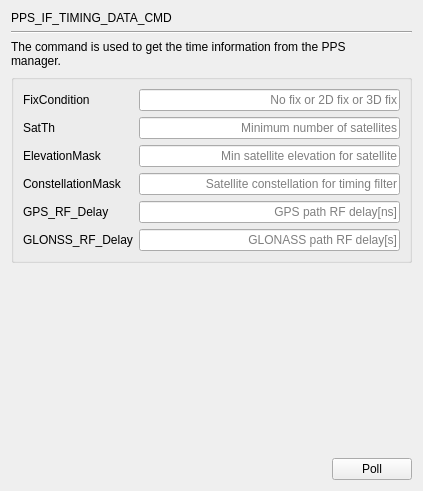
     <widget class="QWidget" name="page_PPS_IF_TIMING_DATA_CMD">
      <layout class="QGridLayout" name="gridLayout_27">
       <item row="0" column="0">
        <widget class="QLabel" name="label_72">
         <property name="text">
          <string>PPS_IF_TIMING_DATA_CMD</string>
         </property>
        </widget>
       </item>
       <item row="1" column="0" colspan="2">
        <widget class="Line" name="line_18">
         <property name="orientation">
          <enum>Qt::Horizontal</enum>
         </property>
        </widget>
       </item>
       <item row="2" column="0" colspan="2">
        <widget class="QLabel" name="label_21">
         <property name="text">
          <string>The command is used to get the time information from the PPS 
manager.</string>
         </property>
        </widget>
       </item>
       <item row="3" column="0" colspan="2">
        <widget class="QGroupBox" name="groupBox_9">
         <property name="title">
          <string/>
         </property>
         <layout class="QGridLayout" name="gridLayout_26">
          <item row="0" column="0">
           <widget class="QLabel" name="label_22">
            <property name="text">
             <string>FixCondition</string>
            </property>
           </widget>
          </item>
          <item row="0" column="1">
           <widget class="QLineEdit" name="lineEdit_TIMING_FixCondition">
            <property name="alignment">
             <set>Qt::AlignRight|Qt::AlignTrailing|Qt::AlignVCenter</set>
            </property>
            <property name="readOnly">
             <bool>true</bool>
            </property>
            <property name="placeholderText">
             <string>No fix or 2D fix or 3D fix</string>
            </property>
           </widget>
          </item>
          <item row="1" column="0">
           <widget class="QLabel" name="label_23">
            <property name="text">
             <string>SatTh</string>
            </property>
           </widget>
          </item>
          <item row="1" column="1">
           <widget class="QLineEdit" name="lineEdit_TIMING_SatTh">
            <property name="alignment">
             <set>Qt::AlignRight|Qt::AlignTrailing|Qt::AlignVCenter</set>
            </property>
            <property name="readOnly">
             <bool>true</bool>
            </property>
            <property name="placeholderText">
             <string>Minimum number of satellites</string>
            </property>
           </widget>
          </item>
          <item row="2" column="0">
           <widget class="QLabel" name="label_24">
            <property name="text">
             <string>ElevationMask</string>
            </property>
           </widget>
          </item>
          <item row="2" column="1">
           <widget class="QLineEdit" name="lineEdit_TIMING_ElevationMask">
            <property name="alignment">
             <set>Qt::AlignRight|Qt::AlignTrailing|Qt::AlignVCenter</set>
            </property>
            <property name="readOnly">
             <bool>true</bool>
            </property>
            <property name="placeholderText">
             <string>Min satellite elevation for satellite</string>
            </property>
           </widget>
          </item>
          <item row="3" column="0">
           <widget class="QLabel" name="label_25">
            <property name="text">
             <string>ConstellationMask</string>
            </property>
           </widget>
          </item>
          <item row="3" column="1">
           <widget class="QLineEdit" name="lineEdit_TIMING_ConstellationMask">
            <property name="alignment">
             <set>Qt::AlignRight|Qt::AlignTrailing|Qt::AlignVCenter</set>
            </property>
            <property name="readOnly">
             <bool>true</bool>
            </property>
            <property name="placeholderText">
             <string>Satellite constellation for timing filter</string>
            </property>
           </widget>
          </item>
          <item row="4" column="0">
           <widget class="QLabel" name="label_26">
            <property name="text">
             <string>GPS_RF_Delay</string>
            </property>
           </widget>
          </item>
          <item row="4" column="1">
           <widget class="QLineEdit" name="lineEdit_TIMING_GPS_RF_Delay">
            <property name="alignment">
             <set>Qt::AlignRight|Qt::AlignTrailing|Qt::AlignVCenter</set>
            </property>
            <property name="readOnly">
             <bool>true</bool>
            </property>
            <property name="placeholderText">
             <string>GPS path RF delay[ns]</string>
            </property>
           </widget>
          </item>
          <item row="5" column="0">
           <widget class="QLabel" name="label_27">
            <property name="text">
             <string>GLONSS_RF_Delay</string>
            </property>
           </widget>
          </item>
          <item row="5" column="1">
           <widget class="QLineEdit" name="lineEdit_TIMING_GLONSS_RF_Delay">
            <property name="alignment">
             <set>Qt::AlignRight|Qt::AlignTrailing|Qt::AlignVCenter</set>
            </property>
            <property name="readOnly">
             <bool>true</bool>
            </property>
            <property name="placeholderText">
             <string>GLONASS path RF delay[s]</string>
            </property>
           </widget>
          </item>
         </layout>
        </widget>
       </item>
       <item row="4" column="1">
        <spacer name="verticalSpacer_4">
         <property name="orientation">
          <enum>Qt::Vertical</enum>
         </property>
         <property name="sizeHint" stdset="0">
          <size>
           <width>20</width>
           <height>189</height>
          </size>
         </property>
        </spacer>
       </item>
       <item row="5" column="0">
        <spacer name="horizontalSpacer_17">
         <property name="orientation">
          <enum>Qt::Horizontal</enum>
         </property>
         <property name="sizeHint" stdset="0">
          <size>
           <width>315</width>
           <height>20</height>
          </size>
         </property>
        </spacer>
       </item>
       <item row="5" column="1">
        <widget class="QPushButton" name="poll_PPS_IF_TIMING_DATA_CMD">
         <property name="text">
          <string>Poll</string>
         </property>
        </widget>
       </item>
      </layout>
     </widget>
